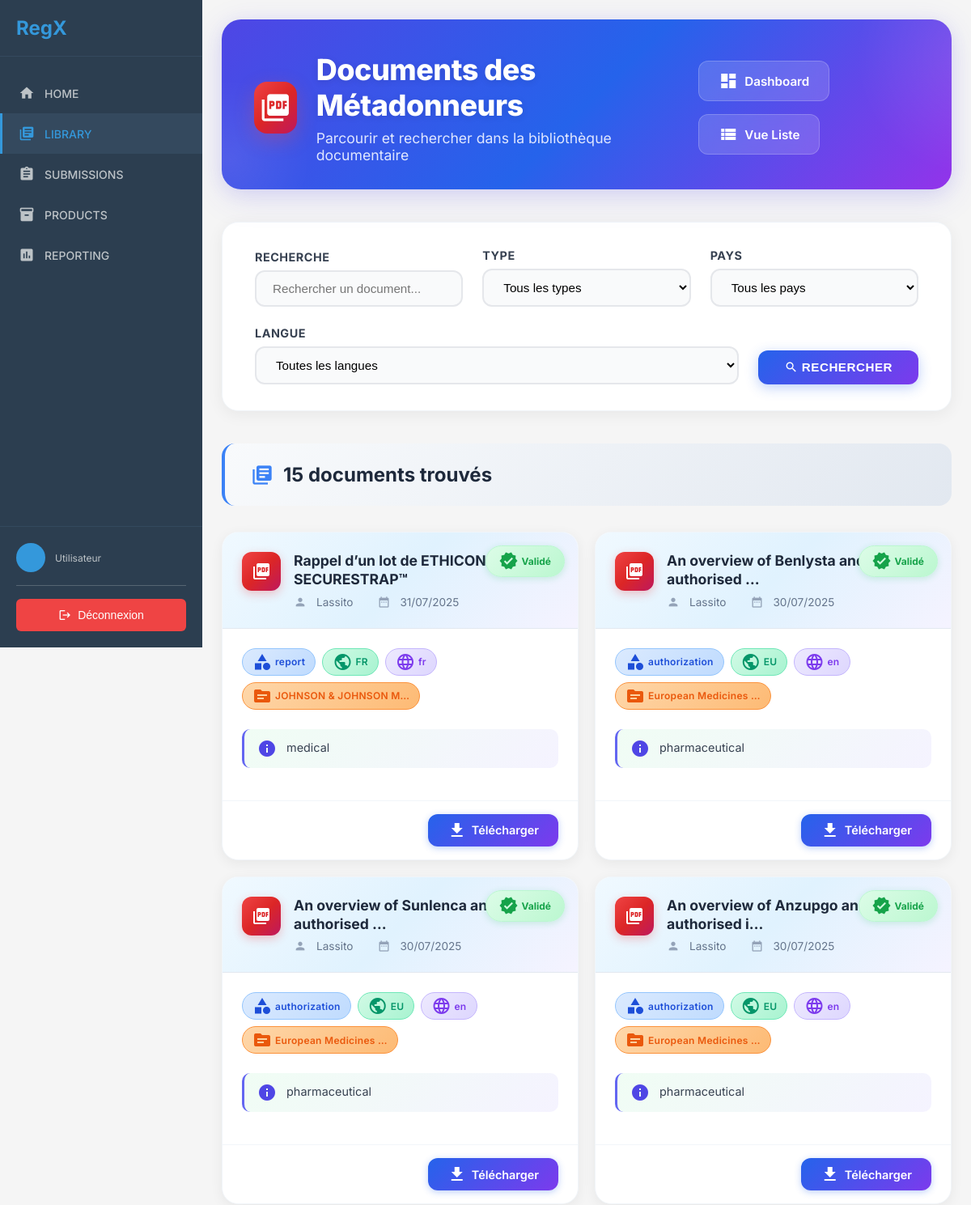
Before: /client/library/documents/ (upper part) with the older database file.
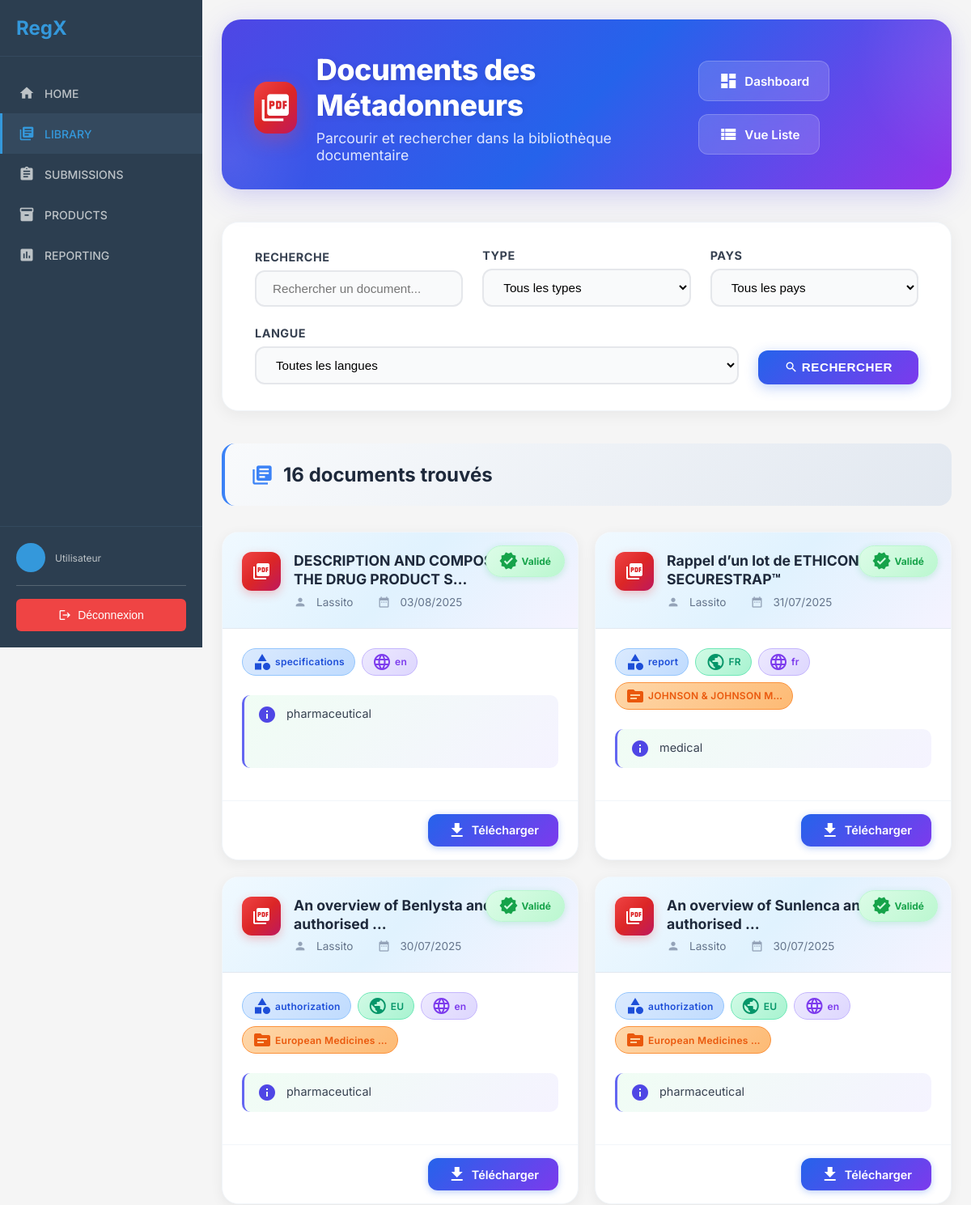
After: the same page with the newer database file.
### rawdocs/models.py (models this page shows, shortened)
class RawDocument(models.Model):
    url = models.URLField(help_text="URL d'origine du PDF", blank=True)
    file = models.FileField(upload_to=pdf_upload_to, help_text="Fichier PDF téléchargé")
    created_at = models.DateTimeField(auto_now_add=True)
    owner = models.ForeignKey(
        settings.AUTH_USER_MODEL,
        on_delete=models.CASCADE,
        related_name='raw_documents',
        null=True, blank=True,
        help_text="Utilisateur qui a téléchargé ce document"
    )
    is_validated = models.BooleanField(default=False, help_text="Document validé par un métadonneur")
    validated_at = models.DateTimeField(null=True, blank=True)
    is_ready_for_expert = models.BooleanField(default=False, help_text="Document prêt pour révision expert")
    expert_ready_at = models.DateTimeField(null=True, blank=True,
                                           help_text="Date à laquelle le document est devenu prêt pour l'expert")
    total_pages = models.IntegerField(default=0, help_text="Nombre total de pages")
    pages_extracted = models.BooleanField(default=False, help_text="Pages extraites individuellement")
    title = models.TextField(blank=True, help_text="Titre du document")
    doc_type = models.CharField("Type", max_length=100, blank=True, help_text="Type du document (guide, rapport…)")
    publication_date = models.CharField(max_length=100, blank=True, help_text="Date de publication")
    version = models.CharField(max_length=50, blank=True, help_text="Version extraite")
    source = models.CharField(max_length=255, blank=True, help_text="Organisation émettrice (EMA, FDA…)")
    context = models.TextField(blank=True, help_text="Contexte extrait (2 phrases max)")
    country = models.CharField(max_length=100, blank=True, help_text="Pays détecté (GPE ou TLD)")
    language = models.CharField(max_length=10, blank=True, help_text="Langue détectée (fr, en…)")
    url_source = models.URLField(blank=True, help_text="URL d'origine pour référence")

### client/library/views.py (the view)
# urls.py: path('documents/', views.document_list, name='document_list'),
def document_list(request):
    search = request.GET.get('search', '')
    document_type = request.GET.get('type', '')
    country = request.GET.get('country', '')
    language = request.GET.get('language', '')
    validation_status = request.GET.get('status', 'validated')
    documents_qs = RawDocument.objects.select_related('owner').all()
    if validation_status == 'validated':
        documents_qs = documents_qs.filter(is_validated=True)
    elif validation_status == 'pending':
        documents_qs = documents_qs.filter(is_validated=False)
    if search:
        documents_qs = documents_qs.filter(
            Q(title__icontains=search) |
            Q(source__icontains=search) |
            Q(context__icontains=search)
        )
    if document_type:
        documents_qs = documents_qs.filter(doc_type__icontains=document_type)
    if country:
        documents_qs = documents_qs.filter(country__icontains=country)
    if language:
        documents_qs = documents_qs.filter(language__icontains=language)
    documents_qs = documents_qs.order_by('-created_at')
    paginator = Paginator(documents_qs, 20)
    page_number = request.GET.get('page')
    documents = paginator.get_page(page_number)
    document_types = RawDocument.objects.filter(is_validated=True).exclude(doc_type='').values_list('doc_type',
                                                                                                    flat=True).distinct()
    countries = RawDocument.objects.filter(is_validated=True).exclude(country='').values_list('country',
                                                                                              flat=True).distinct()
    languages = RawDocument.objects.filter(is_validated=True).exclude(language='').values_list('language',
                                                                                               flat=True).distinct()
    context = {
        'documents': documents,
        'document_types': document_types,
        'countries': countries,
        'languages': languages,
        'filters': {
            'search': search,
            'type': document_type,
            'country': country,
            'language': language,
            'status': validation_status,
        }
    }
    return render(request, 'client/library/document_list.html', context)

### chatbot/templatetags/chatbot_tags.py (called while the page is built)
@register.simple_tag
def chatbot_widget():
    return render_to_string('chatbot/chatbot_widget.html')

### client/templatetags/document_filters.py (called while the page is built)
@register.filter
def document_title(document):
    if document.title and document.title.strip():
        return document.title.strip()
    if document.file:
        clean_name = clean_filename(document.file)
        if clean_name:
            return clean_name
    return "Document sans titre"

### templates/client/library/document_list.html (shortened to what this page needs)
{% extends 'client/base.html' %}
{% load static %}
{% load document_filters %}
{% block content %}
<div class="library-container">
    <div class="page-header">
        <div class="page-header-content">
            <div class="page-header-left">
                <div class="page-header-icon">
                    <i class="material-icons">picture_as_pdf</i>
                </div>
                <div class="page-header-titles">
                    <h1>Documents des Métadonneurs</h1>
                    <p>Parcourir et rechercher dans la bibliothèque documentaire</p>
                </div>
            </div>
            <div class="dashboard-tile-links">
                <a href="{% url 'client:library:dashboard' %}" class="dashboard-tile-link">
                    <i class="material-icons">dashboard</i>
                    Dashboard
                </a>
                <a href="{% url 'client:library:document_list_horizontal' %}" class="dashboard-tile-link">
                    <i class="material-icons">view_list</i>
                    Vue Liste
                </a>
            </div>
        </div>
    </div>
    <form method="get" class="filters-bar">
        <div class="filters-col">
            <label>RECHERCHE</label>
            <input type="text" name="search" value="{{ filters.search }}" placeholder="Rechercher un document...">
        </div>
        <div class="filters-col">
            <label>TYPE</label>
            <select name="type">
                <option value="">Tous les types</option>
            </select>
        </div>
        <div class="filters-col">
            <label>PAYS</label>
            <select name="country">
                <option value="">Tous les pays</option>
            </select>
        </div>
        <div class="filters-col">
            <label>LANGUE</label>
            <select name="language">
                <option value="">Toutes les langues</option>
            </select>
        </div>
        <div class="filters-action">
            <button type="submit">
                <i class="material-icons" style="font-size:1.1em;vertical-align: middle;">search</i>
                Rechercher
            </button>
        </div>
    </form>
    <div class="results-header">
        <h2>
            <i class="material-icons">library_books</i>
            {{ documents.paginator.count }} document{{ documents.paginator.count|pluralize }} trouvé{{ documents.paginator.count|pluralize }}
        </h2>
    </div>
    {% if documents %}
    <div class="cards-list">
        {% for document in documents %}
        <div class="document-card" onclick="location.href='{% url 'client:library:document_detail' document.pk %}'">
            {% if document.is_validated or document.validated %}
            <span class="ribbon-validated">
                <i class="material-icons">verified</i> Validé
            </span>
            {% endif %}
            <div class="document-card-header">
                <div class="document-card-icon">
                    <i class="material-icons">picture_as_pdf</i>
                </div>
                <div style="flex: 1 1 0%">
                    <div class="document-card-title" title="{{ document|document_title }}">
                        {{ document|document_title|truncatechars:50 }}
                    </div>
                    <div class="document-card-metas">
                        <i class="material-icons">person</i>
                        <span>{{ document.owner.username|default:"Anonyme" }}</span>
                        <span class="w-1 h-1 rounded-full bg-gray-300" style="display:inline-block;width:6px;height:6px;"></span>
                        <i class="material-icons">date_range</i>
                        <span>{{ document.created_at|date:"d/m/Y" }}</span>
                    </div>
                </div>
            </div>
            <div class="document-card-body">
                <div class="document-card-badges">
                    {% if document.doc_type %}
                    <span class="card-badge badge-blue">
                        <i class="material-icons text-xs">category</i>
                        {{ document.doc_type|truncatechars:20 }}
                    </span>
                    {% endif %}
                    {% if document.country %}
                    <span class="card-badge badge-green">
                        <i class="material-icons text-xs">public</i>
                        {{ document.country|truncatechars:20 }}
                    </span>
                    {% endif %}
                    {% if document.language %}
                    <span class="card-badge badge-purple">
                        <i class="material-icons text-xs">language</i>
                        {{ document.language|truncatechars:20 }}
                    </span>
                    {% endif %}
                    {% if document.source %}
                    <span class="card-badge badge-orange">
                        <i class="material-icons text-xs">source</i>
                        {{ document.source|truncatechars:20 }}
                    </span>
                    {% endif %}
                </div>
                {% if document.context %}
                <div class="document-card-context">
                    <i class="material-icons text-base" style="vertical-align: middle; color:#4f46e5; margin-right: 0.5rem;">info</i>
                    <span>{{ document.context|truncatechars:100 }}</span>
                </div>
                {% endif %}
            </div>
            <div class="document-card-actions">
                <a href="{% url 'client:library:download_document' document.pk %}" onclick="event.stopPropagation();">
                    <i class="material-icons text-sm">download</i>
                    Télécharger
                </a>
            </div>
        </div>
        {% endfor %}
    </div>
    {% endif %}
</div>
{% endblock %}

### templates/client/base.html (shortened to what this page needs)
<!DOCTYPE html>
<html lang="fr">
<head>
    {% load static %}
    <link rel="stylesheet" href="{% static 'css/main.css' %}">
</head>
<body>
</body>
    {% load chatbot_tags %}
    <div class="app-container">
        {% include 'client/includes/sidebar.html' %}
        <div class="main-content">
            {% block content %}{% endblock %}
        </div>
    </div>
</body>
</html>

### templates/client/includes/sidebar.html (shortened to what this page needs)
<div class="sidebar">
    <div class="sidebar-header">
        <h2>RegX</h2>
    </div>
    <nav class="sidebar-nav">
        <a href="{% url 'client:dashboard' %}" class="nav-item {% if request.resolver_match.url_name == 'dashboard' %}active{% endif %}">
            <i class="material-icons">home</i>
            <span>HOME</span>
        </a>
        <a href="/client/library/" class="nav-item {% if 'library' in request.resolver_match.namespace %}active{% endif %}">
            <i class="material-icons">library_books</i>
            <span>LIBRARY</span>
        </a>
        <a href="{% url 'submissions:list' %}" class="nav-item {% if 'submissions' in request.resolver_match.namespace %}active{% endif %}">
            <i class="material-icons">assignment</i>
            <span>SUBMISSIONS</span>
        </a>
        <a href="/client/products/" class="nav-item {% if 'products' in request.resolver_match.namespace %}active{% endif %}">
            <i class="material-icons">inventory</i>
            <span>PRODUCTS</span>
        </a>
        <a href="/client/reports/" class="nav-item {% if 'reports' in request.resolver_match.namespace %}active{% endif %}">
            <i class="material-icons">assessment</i>
            <span>REPORTING</span>
        </a>
    </nav>
   <div class="sidebar-footer">
    <div class="user-info">
        <div class="user-avatar">
        </div>
        <div class="user-details">
            <span class="user-role">
                {% if request.user.userprofile.role == 'client' %}
                    Client
                {% elif request.user.userprofile.role == 'metadonneur' %}
                    Métadonneur
                {% elif request.user.userprofile.role == 'expert' %}
                    Expert
                {% elif request.user.userprofile.role == 'annotateur' %}
                    Annotateur
                {% else %}
                    Utilisateur
                {% endif %}
            </span>
        </div>
    </div>
    <form method="post" action="{% url 'rawdocs:logout' %}" class="logout-form">
        <button type="submit" class="btn-logout">
            <i class="material-icons">logout</i>
            <span>Déconnexion</span>
        </button>
    </form>
</div>
</div>

### static/css/main.css (style rules this page uses)
* { margin: 0; padding: 0; box-sizing: border-box; }
body { font-family: 'Inter', sans-serif; background-color: #f5f5f5; color: #333; }
.app-container { display: flex; min-height: 100vh; }
.sidebar { width: 250px; background-color: #2c3e50; color: white; display: flex; flex-direction: column; position: fixed; height: 100vh; left: 0; top: 0; z-index: 1000; }
.sidebar-header { padding: 20px; border-bottom: 1px solid #34495e; }
.sidebar-header h2 { font-size: 24px; font-weight: 700; color: #3498db; }
.sidebar-nav { flex: 1; padding: 20px 0; }
.nav-item { display: flex; align-items: center; padding: 15px 20px; color: #bdc3c7; text-decoration: none; transition: all 0.3s ease; border-left: 3px solid transparent; }
.nav-item.active { background-color: #34495e; color: #3498db; border-left-color: #3498db; }
.nav-item i { margin-right: 12px; font-size: 20px; }
.nav-item span { font-size: 14px; font-weight: 500; }
.sidebar-footer { padding: 20px; border-top: 1px solid #34495e; }
.user-info { display: flex; align-items: center; }
.user-avatar { width: 36px; height: 36px; border-radius: 50%; background-color: #3498db; display: flex; align-items: center; justify-content: center; margin-right: 12px; font-weight: 600; }
.user-details { display: flex; flex-direction: column; }
.user-role { font-size: 12px; color: #bdc3c7; }
.main-content { flex: 1; margin-left: 250px; min-height: 100vh; }
.logout-form { margin-top: 1rem; padding-top: 1rem; border-top: 1px solid rgba(255, 255, 255, 0.2); }
.btn-logout { width: 100%; display: flex; align-items: center; justify-content: center; gap: 0.5rem; padding: 0.75rem; background: #ef4444; color: white; border: none; border-radius: 6px; cursor: pointer; font-size: 0.875rem; font-weight: 500; transition: all 0.2s ease; }
.btn-logout i { font-size: 1rem; }

Changed rows visible on the page:
no longer on this page (row unchanged): RawDocument: is_validated True (drawn), title "An overview of Anzupgo and why it is authorised i…", owner.username "Lassito", created_at "30/07/2025", doc_type "authorization", country "EU", language "en", source "European Medicines …", context "pharmaceutical"
added RawDocument: is_validated True (drawn), title "DESCRIPTION AND COMPOSITION OF THE DRUG PRODUCT S…", owner.username "Lassito", created_at "03/08/2025", doc_type "specifications", language "en", context "pharmaceutical"
Other visible differences:
{{ documents.paginator.count }}: "15" → "16"
